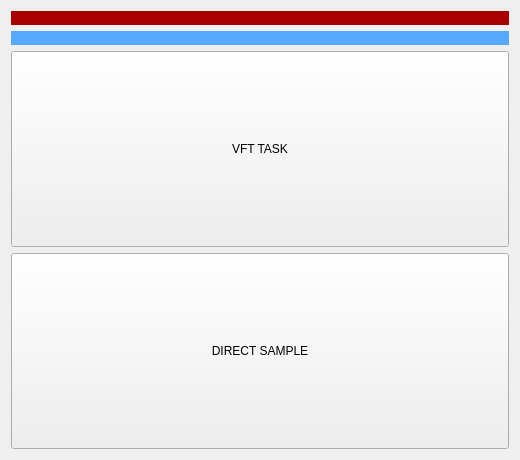
<?xml version="1.0" encoding="UTF-8"?>
<ui version="4.0">
 <class>launch</class>
 <widget class="QWidget" name="launch">
  <property name="geometry">
   <rect>
    <x>0</x>
    <y>0</y>
    <width>520</width>
    <height>460</height>
   </rect>
  </property>
  <property name="sizePolicy">
   <sizepolicy hsizetype="Fixed" vsizetype="Fixed">
    <horstretch>0</horstretch>
    <verstretch>0</verstretch>
   </sizepolicy>
  </property>
  <property name="minimumSize">
   <size>
    <width>520</width>
    <height>460</height>
   </size>
  </property>
  <property name="maximumSize">
   <size>
    <width>520</width>
    <height>460</height>
   </size>
  </property>
  <property name="windowTitle">
   <string>Form</string>
  </property>
  <layout class="QVBoxLayout" name="verticalLayout_2">
   <item>
    <layout class="QVBoxLayout" name="verticalLayout_3">
     <item>
      <widget class="QLabel" name="labelLogoSJTU">
       <property name="styleSheet">
        <string notr="true">background-color: rgb(170, 0, 0);</string>
       </property>
       <property name="text">
        <string/>
       </property>
       <property name="pixmap">
        <pixmap resource="pic.qrc">:/config/LogoSJTU.png</pixmap>
       </property>
      </widget>
     </item>
     <item>
      <widget class="QLabel" name="labelLogoBicasl">
       <property name="styleSheet">
        <string notr="true">background-color: rgb(85, 170, 255);</string>
       </property>
       <property name="text">
        <string/>
       </property>
       <property name="pixmap">
        <pixmap resource="pic.qrc">:/config/BicaslLogo.png</pixmap>
       </property>
      </widget>
     </item>
    </layout>
   </item>
   <item>
    <layout class="QVBoxLayout" name="verticalLayout">
     <item>
      <widget class="QPushButton" name="btn_vftTask">
       <property name="sizePolicy">
        <sizepolicy hsizetype="Minimum" vsizetype="Expanding">
         <horstretch>0</horstretch>
         <verstretch>0</verstretch>
        </sizepolicy>
       </property>
       <property name="text">
        <string>VFT TASK</string>
       </property>
      </widget>
     </item>
     <item>
      <widget class="QPushButton" name="btn_directSample">
       <property name="sizePolicy">
        <sizepolicy hsizetype="Minimum" vsizetype="Expanding">
         <horstretch>0</horstretch>
         <verstretch>0</verstretch>
        </sizepolicy>
       </property>
       <property name="text">
        <string>DIRECT SAMPLE</string>
       </property>
      </widget>
     </item>
    </layout>
   </item>
  </layout>
 </widget>
 <resources>
  <include location="pic.qrc"/>
 </resources>
 <connections/>
</ui>
